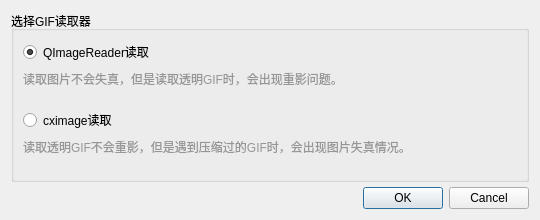
<?xml version="1.0" encoding="UTF-8"?>
<ui version="4.0">
 <class>W_ALEGIFReaderType</class>
 <widget class="QDialog" name="W_ALEGIFReaderType">
  <property name="geometry">
   <rect>
    <x>0</x>
    <y>0</y>
    <width>540</width>
    <height>220</height>
   </rect>
  </property>
  <property name="windowTitle">
   <string>读取方式</string>
  </property>
  <property name="styleSheet">
   <string notr="true">
QComboBox QAbstractItemView::item { min-height: 26px;}</string>
  </property>
  <layout class="QVBoxLayout" name="verticalLayout">
   <property name="spacing">
    <number>4</number>
   </property>
   <item>
    <widget class="QGroupBox" name="groupBox">
     <property name="title">
      <string>选择GIF读取器</string>
     </property>
     <layout class="QGridLayout" name="gridLayout" columnstretch="1">
      <item row="3" column="0">
       <widget class="QLabel" name="label">
        <property name="styleSheet">
         <string notr="true">color: rgb(150, 150, 150);</string>
        </property>
        <property name="text">
         <string>读取透明GIF不会重影，但是遇到压缩过的GIF时，会出现图片失真情况。
</string>
        </property>
       </widget>
      </item>
      <item row="0" column="0">
       <widget class="QRadioButton" name="radioButton">
        <property name="text">
         <string>QImageReader读取</string>
        </property>
        <property name="checked">
         <bool>true</bool>
        </property>
       </widget>
      </item>
      <item row="2" column="0">
       <widget class="QRadioButton" name="radioButton_2">
        <property name="text">
         <string>cximage读取</string>
        </property>
       </widget>
      </item>
      <item row="1" column="0">
       <widget class="QLabel" name="label_2">
        <property name="styleSheet">
         <string notr="true">color: rgb(150, 150, 150);</string>
        </property>
        <property name="text">
         <string>读取图片不会失真，但是读取透明GIF时，会出现重影问题。
 </string>
        </property>
       </widget>
      </item>
     </layout>
    </widget>
   </item>
   <item>
    <spacer name="verticalSpacer">
     <property name="orientation">
      <enum>Qt::Vertical</enum>
     </property>
     <property name="sizeHint" stdset="0">
      <size>
       <width>20</width>
       <height>40</height>
      </size>
     </property>
    </spacer>
   </item>
   <item>
    <widget class="QDialogButtonBox" name="buttonBox">
     <property name="orientation">
      <enum>Qt::Horizontal</enum>
     </property>
     <property name="standardButtons">
      <set>QDialogButtonBox::Cancel|QDialogButtonBox::Ok</set>
     </property>
    </widget>
   </item>
  </layout>
 </widget>
 <resources/>
 <connections>
  <connection>
   <sender>buttonBox</sender>
   <signal>rejected()</signal>
   <receiver>W_ALEGIFReaderType</receiver>
   <slot>reject()</slot>
   <hints>
    <hint type="sourcelabel">
     <x>345</x>
     <y>303</y>
    </hint>
    <hint type="destinationlabel">
     <x>286</x>
     <y>274</y>
    </hint>
   </hints>
  </connection>
 </connections>
</ui>
